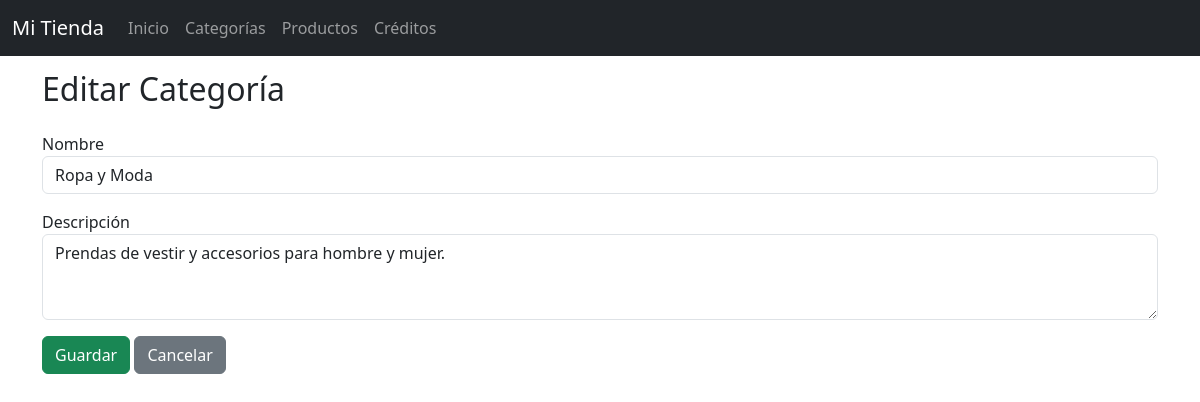
The app's page /categorias/editar/2/ with its own data.
### core/models.py (models this page shows, shortened)
class Categoria(models.Model):
    nombre = models.CharField(max_length=100)
    descripcion = models.TextField(blank=True, null=True)

### core/views.py (the view)
# urls.py: path('categorias/editar/<int:id>/', views.categorias_editar, name='categorias_editar'),
def categorias_editar(request, id):
    categoria = get_object_or_404(Categoria, id=id)
    if request.method == "POST":
        categoria.nombre = request.POST.get("nombre")
        categoria.descripcion = request.POST.get("descripcion")
        categoria.save()
        return redirect('categorias_listado')
    return render(request, 'core/categorias_form.html', {
        "categoria": categoria
    })

### core/templates/core/categorias_form.html (shortened to what this page needs)
{% extends "base.html" %}
{% block content %}
<h2 class="mb-4">
    {% if categoria %}Editar Categoría{% else %}Nueva Categoría{% endif %}
</h2>
<form method="POST">
    <div class="mb-3">
        <label>Nombre</label>
        <input type="text" class="form-control"
               name="nombre"
               value="{{ categoria.nombre|default:'' }}"
               required>
    </div>
    <div class="mb-3">
        <label>Descripción</label>
        <textarea class="form-control"
                  name="descripcion"
                  rows="3">{{ categoria.descripcion|default:'' }}</textarea>
    </div>
    <button class="btn btn-success">Guardar</button>
    <a href="{% url 'categorias_listado' %}" class="btn btn-secondary">Cancelar</a>
</form>
{% endblock %}

### core/templates/base.html (style rules this page uses)
body { padding-top: 70px; }

### records on screen
Categoria: nombre "Ropa y Moda", descripcion "Prendas de vestir y accesorios para hombre y mujer."
